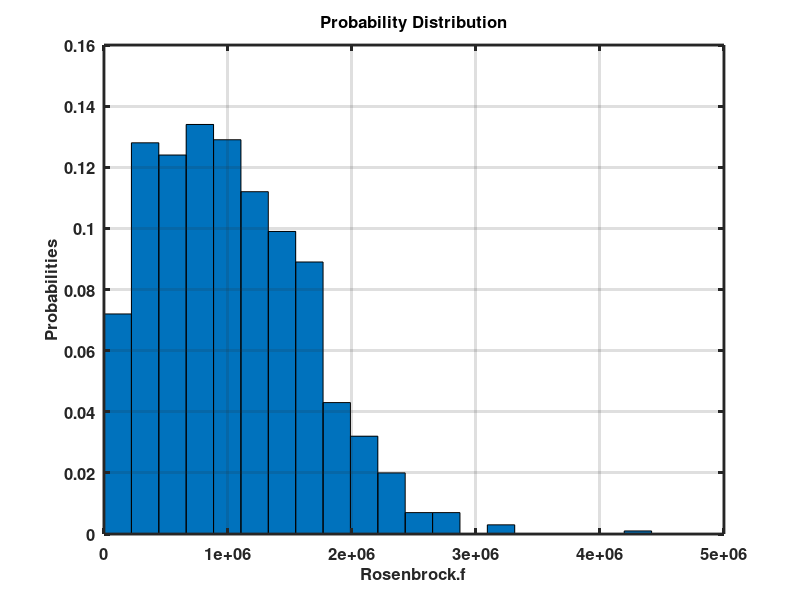

MATLAB code to generate this figure:
Y = [
   1.9829756912450369e+006
   4.3972482252350711e+005
   4.1148740004226734e+005
   1.6283402989984713e+006
   3.2686436640851985e+005
   7.2677755664449811e+004
   5.5800354205385793e+005
   7.2109375280496641e+005
   6.1480336313233734e+005
   1.3490475823461090e+006
   3.5042756199545698e+005
   1.8344105997052130e+006
   8.4839164059186948e+005
   2.1944905236310707e+006
   8.8018789624533162e+005
   1.7167594658523567e+006
   9.2569909700175654e+005
   7.0778778235814720e+005
   7.1046464726447850e+005
   9.0509825994357560e+005
   1.9106357994076554e+006
   1.0921233557193575e+006
   7.3261016763781023e+005
   7.3063101625635626e+005
   9.0463406955946505e+005
   6.1197076220985618e+005
   2.0349918767162689e+005
   1.4097124452331399e+006
   7.6218218390118692e+005
   1.0859540349572324e+006
   1.0164418525381912e+006
   2.0592260656261942e+006
   1.8076321743228768e+006
   4.0233874448099500e+005
   9.8148448002850963e+005
   1.7507131971596417e+006
   2.4125008960085415e+005
   7.2381220243170264e+005
   6.7669905227157264e+005
   8.1125221284357831e+005
   2.5834331867873343e+005
   1.1560578271606338e+005
   1.7290329633713865e+006
   6.4166368821229436e+005
   1.8080890174742781e+006
   4.3991611624014494e+005
   1.5707900551749815e+006
   7.3031167261555733e+005
   2.5819476706342972e+006
   8.2782353779487452e+005
   6.4662908451583498e+004
   7.8975798335829261e+005
   1.7336509701479708e+006
   1.9675848638941427e+006
   1.3827523633223115e+006
   1.2055878866263300e+006
   1.2294300789337899e+006
   4.8303393463656306e+005
   3.6958247681401280e+005
   3.9763619365254679e+005
   1.0879695427153888e+006
   1.0788237030868728e+006
   1.8380676597228048e+006
   1.0129673102876139e+006
   5.2276385989436938e+005
   7.2563212056091917e+005
   2.8582777614851841e+006
   3.3334923482951446e+005
   1.6278791879992997e+006
   7.1733775502686680e+005
   1.1872579174833214e+006
   6.4320114048581943e+005
   8.8274736125087936e+005
   1.2124371810281365e+006
   8.3961717774680408e+005
   1.2626922377685597e+006
   4.4946602273314015e+005
   2.5446769458894641e+006
   8.5094520431317645e+005
   1.8326546849681558e+006
   5.9405252646135632e+005
   1.1373665436920004e+006
   1.3163163530962111e+006
   2.7256767036871560e+005
   1.4312766901327106e+006
   1.7855250589793318e+005
   4.5823597018505057e+005
   1.3226255159350280e+006
   7.9677539523315092e+005
   1.4208529255835388e+006
   1.5344992795904968e+006
   3.6735400227582367e+005
   1.3786842865031315e+006
   1.8144758050078664e+006
   1.6833868198894795e+006
   1.3554694713531216e+006
   6.3521647959211597e+005
   4.9073792170732672e+005
   8.0487327705519390e+005
   9.7893947574692150e+005
   1.3754976614183339e+006
   2.6953410826837975e+006
   3.8075190459139855e+005
   5.1719938228238397e+005
   1.5282003329787704e+006
   6.7785326485662418e+005
   1.5092661177348148e+006
   1.4916516873415639e+006
   3.8935990866782807e+005
   1.4457655489541148e+006
   4.1184210167050303e+005
   9.4082501467205689e+005
   3.0985855692047480e+005
   1.0901674070684684e+006
   4.5979511639337172e+005
   1.2983418204920415e+006
   6.1243843501677539e+005
   1.7621188292270354e+006
   3.8121724054662693e+004
   9.5473447107116017e+005
   8.5855633359388751e+005
   2.4784179575237291e+005
   5.6084145319605386e+005
   1.4035302079821087e+006
   1.1709553219922849e+006
   2.9414970064369787e+005
   1.8878753623912847e+005
   1.3629284813775696e+005
   1.6574498454883739e+006
   2.7849387653295808e+006
   5.4109093893248777e+004
   1.3709527727794072e+006
   1.9605136443662145e+006
   6.7096483580290095e+005
   2.1602408243360175e+006
   2.6511001924586119e+006
   1.7425443673239234e+006
   4.4706955209102947e+005
   1.7764843339012824e+006
   7.1881867745466391e+005
   9.8837425317207223e+005
   6.1949440278031176e+005
   1.7583920218389225e+006
   1.1209155262442289e+006
   1.2268342051686195e+006
   2.7332056544085650e+005
   1.1551178997406079e+006
   2.7807207380942587e+005
   1.2821495609032970e+006
   2.5519920812164564e+005
   4.2567388681992906e+005
   1.6148706118511390e+006
   2.0321264657176598e+006
   8.8547193283601943e+005
   2.0931421364547740e+005
   4.4842291470613086e+005
   1.7153591456029636e+006
   5.1434420430782851e+005
   1.1455326069499154e+006
   1.7306933859460888e+005
   1.5088406453088173e+006
   1.6250096427730834e+006
   1.1117387068363556e+006
   2.0220385100356969e+006
   1.4293094366031413e+006
   5.6611699257530272e+005
   1.2381254368084490e+006
   2.6709677327888818e+006
   1.3162329109062031e+006
   3.2013703439723945e+005
   1.1500242567143033e+006
   1.4708941063011116e+006
   1.0803186582732541e+006
   7.6246197866761195e+005
   1.4941455881988821e+006
   1.0984914057437761e+006
   1.1266307188449302e+006
   1.3548096935798267e+006
   1.5052932520856760e+006
   1.7132197560826214e+006
   2.6876695722368447e+005
   9.4524030946605222e+005
   8.4109405660975468e+005
   9.9240692377021047e+005
   7.8355853819384717e+005
   2.2810696606139196e+006
   7.3019949747034104e+005
   1.6608745486637973e+006
   8.6704230220941291e+005
   1.1949886825401520e+006
   6.2123477232096554e+005
   1.9041614554213916e+006
   6.7679765408016113e+005
   1.6277946463599431e+006
   1.1589020669984119e+006
   5.8023704368064716e+005
   7.5981583402394422e+005
   7.3889332507115707e+005
   1.6754376423517945e+006
   1.1383697854350682e+006
   1.3928677747765924e+006
   1.4293581350364280e+005
   4.0615875987450604e+005
   8.7243976253319706e+005
   1.4125695115842323e+006
   1.0346304441540176e+006
   1.1548428624231948e+006
   2.0712559349477936e+006
   1.0435358162552389e+005
   1.8355909912676341e+006
   1.4834440752988528e+006
   1.2908704763811546e+005
   6.5308240656635484e+004
   1.4443984243594273e+006
   2.3210797403927933e+005
   3.8409730454509641e+005
   2.1125388276120170e+005
   3.1289388306278532e+005
   1.5357037210085613e+006
   8.6513600973466469e+005
   1.0482906433055173e+006
   1.7913537599758138e+006
   1.3965108064194741e+006
   1.5036623514349055e+006
   1.9052938845084447e+006
   4.3990988655378832e+005
   9.6501110124697397e+005
   4.4161296307196375e+006
   9.2522858290958253e+005
   8.1401888554470136e+005
   1.4674521057763905e+005
   8.2185472010773059e+005
   8.6878765107962256e+005
   5.1762942499353259e+005
   2.2779980616024206e+006
   1.2397584524390572e+006
   2.1506593012599577e+005
   1.6760775842296870e+006
   1.5020286903515866e+006
   5.8780136432856752e+005
   1.5126506263685168e+006
   2.0408405009447594e+005
   1.0275922331056463e+006
   1.0819016487094862e+006
   1.7791837958853859e+006
   1.3908305818848773e+006
   4.2269290283279552e+005
   1.2448497867307360e+006
   1.5808107565987969e+006
   1.1066944121198701e+006
   2.1271211381694460e+006
   1.1239310327608350e+006
   5.3274966314867872e+005
   1.1105311377831218e+006
   1.1717313534843905e+006
   5.3915742460546852e+005
   9.0396523620690440e+005
   2.4554141146454113e+005
   1.5465567265181835e+006
   1.6832959773940360e+006
   1.6504779742083661e+006
   1.3076062451256174e+006
   9.4561660247588647e+005
   1.5797905267592278e+005
   2.5311476630293592e+005
   6.5963049747211300e+005
   1.4944415169668307e+006
   9.5213936501182709e+005
   6.4844009414619638e+005
   5.9676982406920171e+005
   1.2602436288923773e+006
   6.5161924048054521e+005
   1.0045532769695248e+006
   5.2356875396964169e+005
   8.6768023002784315e+005
   3.3400927397230424e+002
   8.4916279910730058e+005
   9.3796909777718608e+005
   2.7237633332709392e+005
   3.2711157998439465e+006
   1.5358459445918964e+006
   2.0459066041368139e+006
   1.4330094103749082e+006
   1.1827137644077577e+006
   2.5161595984270197e+005
   1.7805023972644755e+006
   6.7116059612476514e+004
   9.6107872351507284e+005
   4.6639431326873694e+005
   1.3591535646261910e+006
   1.6423057239476773e+006
   7.7397376105894998e+005
   2.1923599256320535e+006
   4.4970623756604525e+005
   7.7688924133249349e+005
   2.6335702254558995e+005
   2.1294158279078682e+006
   5.3550844756731915e+005
   8.6224636410786351e+005
   1.4430145410508541e+006
   1.6109726381471569e+006
   4.5538477508735808e+005
   1.7579451417223907e+006
   2.6064819151478974e+005
   1.4846215979342388e+006
   8.2504493517981120e+005
   3.8851687916822167e+005
   7.9573991942480148e+004
   9.8994308890260570e+005
   9.7773174423709488e+005
   6.3527602194804500e+005
   1.0043451882151975e+006
   4.1778857540036226e+005
   5.6570896162218926e+005
   1.3627724842816764e+006
   2.1624055552400001e+006
   5.9833666674412671e+005
   1.3996208582853901e+006
   7.0423262235286820e+005
   4.6539231658022106e+005
   1.2799087776359159e+006
   4.1389977900542796e+005
   1.4278551027966617e+006
   1.6539741583742364e+006
   1.5392877683263745e+006
   2.1643576959867934e+006
   5.6886604837052966e+005
   5.5713074551064847e+005
   1.2637691309225652e+005
   2.6005047456565505e+005
   1.1370727770122456e+005
   2.5478390815792463e+005
   1.1220107748581406e+006
   3.9939981153147499e+005
   1.1378544868724591e+006
   1.8106768182562820e+006
   9.6690027980625583e+005
   9.9538252662582241e+005
   1.1761337435941768e+006
   1.4507754084883605e+006
   2.2867382695440989e+005
   2.1036068820901383e+006
   1.9197703654254796e+006
   6.7417570982236415e+005
   9.3788337889789615e+005
   2.5122628583345306e+005
   1.8291904924981911e+006
   4.1086150429243117e+005
   1.2490925401130058e+006
   1.1360375562674324e+006
   1.4112968442806131e+006
   3.9691506401598308e+005
   6.6393283204168302e+005
   1.6586579923352939e+006
   3.0292748203054181e+005
   1.0272309460949686e+006
   1.5642997993423878e+006
   1.8884192052092347e+006
   2.0228575294611219e+005
   5.7891515075470251e+005
   2.0790890756271311e+005
   5.5155586186873587e+005
   5.5884513376293459e+005
   1.2396106531980112e+006
   1.3499265989177150e+006
   1.2260020659634836e+006
   1.0984368236231909e+005
   3.7635830691246956e+005
   4.1369946122359543e+005
   7.1685327898669371e+005
   1.0232958017554760e+006
   8.1809050882224669e+005
   1.0772802791714584e+006
   9.2324473665267054e+005
   1.1440574209319963e+006
   1.0539234407425567e+006
   1.2819072048589638e+006
   8.6642099250490675e+004
   1.1160247044294482e+005
   9.6053315045233758e+005
   1.3963179364530016e+006
   1.4288365891594777e+006
   8.1496678860695777e+005
   5.0375810935196135e+005
   1.3158118848760838e+006
   2.0481028350009939e+006
   7.8413591216193768e+005
   1.2305841325853257e+005
   1.3149800765095297e+006
   9.5244746233758715e+005
   7.3149516213352163e+005
   8.1087976480002899e+005
   1.5856377845887213e+006
   1.0226215797095631e+006
   1.4684381015655594e+006
   3.1765618037793267e+005
   3.3272108638071863e+005
   1.6439260187037617e+006
   2.2830174980422528e+006
   6.6160562230446888e+005
   6.2862356752239657e+005
   1.1330421214735499e+006
   6.4314425717448816e+005
   2.9518462262197625e+005
   6.8202669654984714e+005
   1.6951434430310188e+006
   4.9131929211528986e+004
   9.8389325226781389e+005
   1.7922612050167174e+005
   1.1668171682349897e+006
   1.6123755766850880e+006
   1.2439454878705491e+006
   9.6101019010540203e+005
   1.6295341636954509e+006
   1.6204933293433667e+006
   9.0456236416932405e+005
   1.4023845431345459e+006
   1.1335252007042484e+006
   9.5080322497983405e+005
   2.4066055990427649e+006
   1.6668324836799488e+006
   1.1731068824817134e+005
   5.3220608657192555e+005
   5.1044089018187649e+005
   1.8506760370244295e+006
   6.0448420935366431e+005
   8.9833196681802534e+005
   6.6206451328075887e+005
   1.5909005563262805e+004
   1.5446410450374032e+006
   1.5608184435278566e+006
   1.1893952895782054e+006
   8.9788415955416718e+005
   1.6695224759851242e+006
   1.6125235374486675e+006
   1.0009546703304468e+006
   1.0908826262010143e+006
   2.0742354979278275e+005
   1.2942120424492699e+006
   4.3650963486183924e+005
   1.8792965205228089e+006
   1.4764945938500031e+006
   1.0999369183213501e+006
   5.8300348943102203e+004
   4.2004497578689537e+005
   2.0311519978109556e+006
   5.6308796148627764e+005
   7.0321713294411753e+005
   1.2012726449582884e+006
   3.0114511600741511e+005
   1.5233087944308862e+006
   1.1670464054044907e+006
   1.4492837225807477e+006
   8.5710683931035560e+005
   1.3874249010011923e+005
   8.7976564305505541e+005
   6.3149831643122237e+005
   1.6641894980855535e+006
   2.0364060002852073e+006
   1.1904701394896638e+006
   2.3849058619061382e+006
   1.3308833678434864e+006
   1.7139635270682136e+006
   3.9953576091070974e+005
   7.6568259490895877e+005
   3.2011283070875978e+005
   1.6716890560995061e+006
   1.3239894338296729e+006
   1.2098560200922012e+006
   5.0581192998336355e+005
   1.3594989207851577e+006
   1.5983681733876546e+006
   1.5177380471584825e+006
   1.7422482149727107e+006
   9.2062857570304465e+005
   9.5592594023794110e+005
   2.4327082413874345e+005
   1.0373576251098316e+006
   8.6370709938454488e+005
   9.0936861740226904e+005
   7.9930699371294281e+005
   1.4408260306261326e+006
   6.6131057798966556e+005
   4.5706271253332210e+005
   6.5551580674713873e+005
   1.5834229850452244e+006
   3.6429110493003728e+005
   7.6688228828816756e+005
   2.0700863567159055e+006
   2.2318736242130675e+005
   1.5414957293118702e+006
   2.2884131450177114e+006
   2.4639881532973098e+005
   1.6983952346523157e+006
   1.7437256879795333e+006
   1.0627147508126982e+006
   7.8467611125524458e+005
   1.2051703939099817e+006
   6.4621516149304307e+005
   3.0931318620910594e+005
   1.5621016230844767e+006
   1.4645560107588910e+006
   1.5137458176545431e+006
   9.7240249545317725e+005
   8.9158903906134306e+005
   2.7462067106654233e+005
   1.1824078913953840e+006
   1.7062787590702404e+006
   7.2606885148365377e+005
   9.4946131931784749e+005
   2.5448444659501873e+006
   5.0338929025186470e+005
   7.7674764563836274e+005
   3.3739968611609831e+005
   9.7351132529307157e+004
   2.0828931043299176e+006
   1.3551380931137856e+006
   5.8918574619695311e+005
   1.3279629993250738e+006
   6.3116893033331947e+005
   5.3331356340626325e+005
   1.4164072754400920e+006
   1.0213430850674952e+006
   1.2397906032621488e+006
   1.0698816354406774e+006
   2.8591915856453410e+005
   2.3588003087375028e+005
   7.4587059339617973e+005
   6.5628218077191350e+005
   4.4678664523510670e+005
   1.5219387814859117e+006
   4.7123502876541304e+005
   1.8396286984149194e+006
   3.1716052363883844e+005
   1.9440704176860792e+006
   7.4105932399495714e+005
   5.9520536662266310e+005
   8.3188166419974389e+005
   8.5948695650959644e+005
   1.6354180373093858e+006
   2.4073702830382233e+005
   5.9735676381616294e+005
   4.1401687172330718e+005
   6.2908572976408957e+005
   3.8592070781297993e+005
   2.7112653244666727e+006
   4.8552142039799766e+005
   5.0595902591017226e+005
   4.6927895040158136e+005
   2.1374271211025277e+006
   2.6427548247524345e+005
   8.1787716487857606e+005
   9.8954056640755222e+005
   4.2171689732085611e+005
   1.5334595247157277e+006
   1.1698745998247049e+006
   1.0382798852624774e+006
   4.4535697529554600e+004
   7.5043802736682480e+005
   9.7755161072840367e+005
   2.4477193025122958e+005
   1.3907177085913029e+006
   1.2715334134107041e+006
   5.9046292816768214e+005
   3.1116292292843043e+005
   2.1438693762515695e+005
   6.1142719757163094e+005
   5.5683408828177606e+005
   5.5842150679613883e+005
   3.3509617244453472e+005
   7.1964125717338535e+005
   1.1933754584888760e+006
   1.5842622191929547e+006
   1.4783018067418977e+006
   1.2790542172504372e+006
   3.8253742486951518e+005
   4.3885078408558742e+005
   1.8889204547816827e+006
   1.1083750623593247e+006
   1.7345711337470722e+006
   1.0508106729989168e+006
   9.3796938431723858e+005
   1.5819348849180043e+006
   6.4988487552162830e+005
   2.2568261600109702e+005
   1.6798599112945711e+006
   1.8852428686402799e+005
   2.8264501981288055e+005
   1.9354385922865602e+006
   1.9643584297329120e+006
   2.4665254079951788e+005
   7.6566514794569137e+005
   1.1997280138488337e+006
   9.2802069327073102e+005
   2.3297021785119409e+006
   1.1816614375429163e+006
   7.0950696316774224e+005
   4.3683468598984095e+005
   2.1252692847112534e+006
   2.3034130093648066e+006
   8.5838567477415502e+005
   1.1567590648543469e+006
   3.3487912878761021e+005
   1.1891794783166288e+006
   6.7481181171623291e+005
   1.5409929222414109e+006
   1.5320425514855098e+006
   1.2806468985823588e+006
   1.4580318595679076e+006
   2.0699793693288497e+006
   1.2837082275112511e+006
   1.5949134886553974e+006
   4.6963502476272243e+005
   1.2591343422888981e+006
   1.1943224446581258e+006
   1.0790517837749704e+005
   1.5719432544183056e+006
   1.3396260469103921e+006
   8.2335399380097992e+005
   5.0133977157280536e+005
   1.4787431643966347e+005
   1.6104927259198190e+006
   1.2517902342869856e+006
   1.7536852672950649e+006
   1.3086321594136064e+006
   1.3294749190991712e+006
   3.0931240211475324e+006
   7.6102426725767681e+005
   1.8440793776982452e+006
   1.1677628443970839e+006
   8.8211815586445315e+004
   4.4780296991336491e+005
   2.0230292309465312e+005
   8.2720634689614890e+004
   1.3163834118438596e+006
   1.1294594036674476e+006
   1.4663192895193438e+006
   9.1671559026504587e+005
   9.6199588814598726e+004
   4.3944953396088036e+005
   1.8022526216890516e+006
   4.3234889035850932e+005
   1.2951967734699799e+006
   4.9157055003711756e+005
   1.9582924997002576e+006
   2.5479300049966312e+005
   1.1391021681064772e+006
   1.0486807866058680e+006
   1.4156947196860374e+006
   1.4733389136176747e+006
   1.5239674854156021e+006
   5.8716857546664774e+005
   2.0389071768677516e+006
   2.9473267775942670e+005
   4.4240527482294012e+004
   5.0943288642379880e+005
   7.3281727018618386e+005
   1.5258028229294762e+006
   7.5819516727013816e+005
   5.7484859022185754e+005
   8.7158960747591569e+004
   8.2874816388714375e+004
   1.5656503058495531e+006
   1.9475999857825143e+006
   5.9859776845391176e+005
   1.0803382838607053e+006
   1.0362479839901985e+006
   1.5750270152651409e+006
   5.0221853965757997e+005
   1.9191367763342555e+006
   1.2165275072026474e+006
   2.3271235309283985e+006
   1.0611431613310901e+006
   1.6562285150471819e+006
   3.3429197905293235e+005
   3.8907127696001879e+005
   4.5707093263560109e+005
   2.4113964004078205e+006
   9.7415520472726540e+005
   1.7424364929823314e+006
   7.1202766558049759e+005
   1.2896979940629820e+006
   1.3521158301901394e+006
   7.2610247733952908e+005
   1.9347008103682060e+005
   4.6758554243801470e+005
   2.1846538475026488e+006
   6.8410767695470748e+005
   3.5867918221445847e+005
   7.4622201479154639e+005
   1.0430969153202703e+006
   8.5022875460399291e+005
   8.0116746170075226e+005
   7.5879468341935345e+005
   7.3744693860411108e+005
   5.1367112888069596e+005
   1.3337938825699850e+006
   5.2806398667309899e+005
   6.7383486807952099e+005
   8.9885184686732269e+005
   2.7118590811248810e+005
   4.8794229097064276e+005
   7.5754733424548316e+005
   1.5941606536287353e+006
   1.9068215869682436e+006
   5.2484897541084199e+005
   7.2206408154432685e+005
   2.0876135900906534e+006
   5.8279878972282633e+005
   1.1962333799999256e+006
   1.5220760702833077e+006
   1.6305133750764956e+006
   1.9852034798928672e+006
   1.6143306837630973e+005
   1.1760363312697192e+006
   1.6684429159159129e+006
   8.1127550713957171e+005
   1.7436064935340725e+006
   4.5956149374154548e+005
   4.3677452775016217e+005
   5.8555498223510559e+005
   4.7477528085153986e+005
   2.5359395300111333e+006
   3.1494030633643339e+005
   1.5330585130445701e+006
   1.1172403371174757e+006
   1.8124678850361350e+005
   1.0778512279808309e+006
   1.2493433088036254e+006
   1.3173194905626976e+006
   4.3978616238572320e+005
   9.1431155653032812e+005
   9.6438675488727342e+005
   1.7889683040324857e+006
   6.6116942306960106e+005
   2.3112059549322175e+006
   3.8674383934621891e+005
   6.3752502397233015e+005
   1.1331106820591311e+006
   1.3595542730165094e+006
   3.5422784586938715e+005
   1.0003724668418295e+006
   2.4992699508235869e+006
   8.2980721681647678e+005
   4.2984037796283752e+005
   8.3019725504774356e+005
   9.5240653082104225e+005
   8.8223442035758763e+005
   6.8895496850722400e+005
   2.2879446527358023e+006
   1.5880437459814148e+006
   2.5566471259413089e+005
   2.0626015301934513e+006
   3.9172012659409677e+005
   2.2286137770773144e+006
   9.6435927668240678e+005
   2.3539963760477207e+006
   7.0771841437269666e+005
   1.0476611548901971e+006
   1.9359993182170979e+005
   3.2665650671760697e+005
   8.3651337557232473e+005
   1.6987440934839752e+006
   1.0971635760374595e+006
   8.9487351682786085e+005
   5.5625917458610795e+005
   4.2358105434696609e+005
   1.3687425552336201e+006
   4.5705737207806442e+005
   1.4439303347525774e+006
   7.2787364452654810e+005
   1.0614204989325099e+006
   1.7600833573356387e+006
   9.8127064486329118e+005
   7.8920090235893568e+005
   1.0179141512485015e+006
   1.4568628456674635e+006
   1.2787007545442611e+006
   8.8760659024426329e+005
   2.2728936544094118e+006
   3.5561711723270995e+005
   2.3556582620382886e+006
   1.5731527545137031e+006
   2.0485249114396391e+006
   2.8777112487378391e+005
   8.6521892018205579e+005
   3.1614515506359306e+005
   1.6742439853569826e+006
   5.1129421750385500e+005
   9.6510556663826387e+005
   1.0927838295198351e+006
   7.6995063944501523e+005
   7.6381906120208849e+005
   6.7990696378858620e+005
   7.5050283268937934e+005
   1.2447747245712234e+006
   6.0823265458739514e+005
   1.0556960231850459e+006
   3.6543765449503396e+005
   1.1747724636404966e+006
   1.0493527790347470e+006
   7.3976913568143122e+004
   1.8262459941348978e+006
   1.2773055379010201e+006
   1.0111501435995781e+006
   1.6949946233403073e+006
   1.4881780069662145e+005
   1.6050430356358420e+006
   1.4674187509487513e+006
   1.0575301547188822e+006
   2.2482097651182413e+006
   1.2028705421556274e+006
   1.3400970155108678e+006
   1.4113639327776590e+006
   1.5601281463125260e+006
   1.0635027301650827e+006
   9.3559191340757720e+005
   1.2466928782924169e+005
   1.9959296743640522e+006
   6.7401121188042779e+005
   1.6334214087098599e+006
   8.5552505974664900e+005
   1.9195995925703105e+006
   4.9215012887839327e+005
   6.1308956912176462e+005
   1.3289930801206294e+006
   1.0246133251375647e+006
   1.2033334747763188e+006
   6.9672899601120362e+005
   2.1379629769050176e+006
   1.0315883573656667e+006
   1.8083337448598570e+006
   8.0858908283120184e+005
   1.4820855338685869e+006
   1.2039838639195626e+005
   1.2865131650811736e+006
   4.5916839004537812e+005
   6.6472002440328279e+005
   9.4732528882658028e+005
   7.1500651702165033e+005
   9.0933975860602121e+004
   2.1585121711446657e+006
   2.8804107407176634e+005
   1.9821426619265552e+005
   5.5618668369025935e+005
   9.6202289861192380e+005
   8.4574525060127978e+005
   1.4165413240334040e+006
   1.3880746992802699e+006
   1.7182578901031942e+006
   1.1328793594432357e+006
   1.0855138172884679e+006
   2.1239886657209340e+006
   2.1293307054653103e+006
   1.0793642458142669e+005
   1.2050203512981008e+006
   9.1199295021174592e+005
   1.5084813319395583e+006
   7.0690045497313305e+005
   1.7257399004428154e+006
   9.4041866594066471e+005
   1.3486802307498818e+006
   8.8868474043878063e+005
   1.1580862317279400e+006
   1.0173257476794124e+006
   1.3576521656827314e+006
   1.2885570400155517e+006
   1.2757024477341899e+006
   1.7391584543340488e+006
   7.7231612956038420e+005
   6.1423002547284774e+005
   1.0326271532109033e+006
   3.4163145614745835e+005
   4.3881400254417968e+005
   1.2676514379301898e+004
   3.1002046330803842e+005
   1.9098131506419620e+006
   1.1296825633079789e+006
   1.0477341184297022e+006
   6.8597228670526086e+005
   7.6859457889997179e+005
   7.7032467170307785e+005
   2.4294986809912871e+005
   3.5157497495618556e+005
   1.2975910136499375e+006
   3.8770646161880187e+005
   1.8649399991522999e+006
   3.2103263387505669e+005
   1.6173856856898214e+006
   9.0003199710283242e+005
   1.9351332992779507e+005
   6.4457321172075905e+005
   6.0166797477660596e+005
   5.5245754751463770e+005
   5.9771289303317689e+005
   7.5889734291389433e+005
   2.5174639803843778e+006
   9.1622891219983355e+005
   2.5137937799460385e+006
   4.4849566756882123e+005
   7.5538677254663233e+005
   1.7465622813786897e+006
   4.9640365112142565e+004
   2.2883032456086595e+006
   8.1960451032050780e+005
   8.5191317195898807e+005
   3.6975047751511278e+005
   1.2774296349611050e+006
   5.6932633345596632e+005
   4.2956089418503642e+005
   6.7345688873751624e+005
   1.1691660757014994e+006
   1.1858708740235856e+006
   4.7448936395109008e+005
   1.2444644472290357e+006
   7.3924041131346684e+005
   2.8184484721759375e+005
   1.6830339632999434e+006
   1.5828070603420981e+006
   1.5519705376371129e+006
   1.5620218829066765e+006
   1.1838251926051804e+006
   4.4357657257882983e+005
   2.9057349138948135e+005
   6.2725732617821253e+005
   1.3836050134137063e+006
   1.6073411388456827e+005
   1.0629186682602467e+006
   8.6103108960673888e+005
   2.8100210607438702e+006
   1.3648854061903832e+006
   1.0506056091570226e+006
   8.5427240666228055e+005
   1.7378856654017773e+006
   1.0244083894063928e+006
   1.1450043802784232e+006
   1.0600609883289777e+006
   9.7740651354342711e+005
   1.8256130299920677e+006
   9.2493006864005816e+005
   1.8256826071418005e+006
   9.1752425530886138e+005
   4.4325641385728278e+005
   1.4363631811347499e+005
   5.9075542298149795e+005
   1.0706105299229922e+006
   1.0604490655904491e+006
   5.5031235435435665e+005
   8.0085876274142205e+005
   5.5550101010681689e+005
   9.4994380464191941e+004
   7.0771676543228643e+005
   7.7610373397753283e+005
   9.1171322301291628e+005
   1.6416962305628792e+006
   8.4745231747400388e+005
   1.0747843184752592e+006
   7.5419794317120826e+005
   3.2747297947414324e+005
   7.2685901771247911e+004
   1.2377419337085581e+006
   1.1358969487890524e+006
   9.4684394853692281e+005
   3.3556310170604690e+005
   2.2309735336334454e+006
   3.1568117409525474e+005
   4.1703792277778301e+005
   1.5421524561617519e+006
   1.0696770354835244e+006
   7.4305734283733647e+005
   2.2043415252884594e+006
   9.8404573444598936e+005
   6.1156877305351757e+005
   1.4488488438819701e+005
   3.8927156663382164e+005
   3.0850875137222244e+005
   7.9557251700572821e+005
   1.2211660330140116e+005
   9.0598991429273839e+004
   1.4647631097520669e+006
   1.5877672799431433e+006
   3.1527355313441562e+006
   2.9945173790230742e+005
   6.0329597408830421e+005
   1.2754976073215574e+006
   8.9263485948002932e+005
   1.2976465687775258e+006
   4.4339085589525459e+005
   3.3554674700588232e+005
   4.3232478616739559e+005
   3.4200418147709174e+005
   1.2848476989120145e+006
   3.3692951990887208e+005
   1.3304067141592111e+006
   1.5850175230367326e+006
   8.0754743166427268e+005
   2.2273553048922531e+006
   7.0168170094586012e+005
   1.0857052153741561e+006
   7.2428189367734513e+005
];
if exist('noCLF') 
   hold off
else
   clf
end;
twoPlots = 0;
if (twoPlots == 1)
subplot(1,2,1)
end;
[nk,xk]=hist(Y(:,1),20);
bar(xk,nk/1000,1.0)
set(gca,'linewidth',2)
set(gca,'fontweight','bold')
set(gca,'fontsize',12)
grid on
box on
title('Probability Distribution','FontWeight','bold','FontSize',12)
xlabel('Rosenbrock.f','FontWeight','bold','FontSize',12)
ylabel('Probabilities','FontWeight','bold','FontSize',12)
if (twoPlots == 1)
Yk = sort(Y(:,1));
Xk = 1 : 1000;
Xk = Xk / 1000;
subplot(1,2,2)
plot(Yk, Xk, 'lineWidth',3)
set(gca,'linewidth',2)
set(gca,'fontweight','bold')
set(gca,'fontsize',12)
grid on
box on
title('Cumulative Distribution','FontWeight','bold','FontSize',12)
xlabel('Rosenbrock.f','FontWeight','bold','FontSize',12)
ylabel('Probabilities','FontWeight','bold','FontSize',12)
end;
